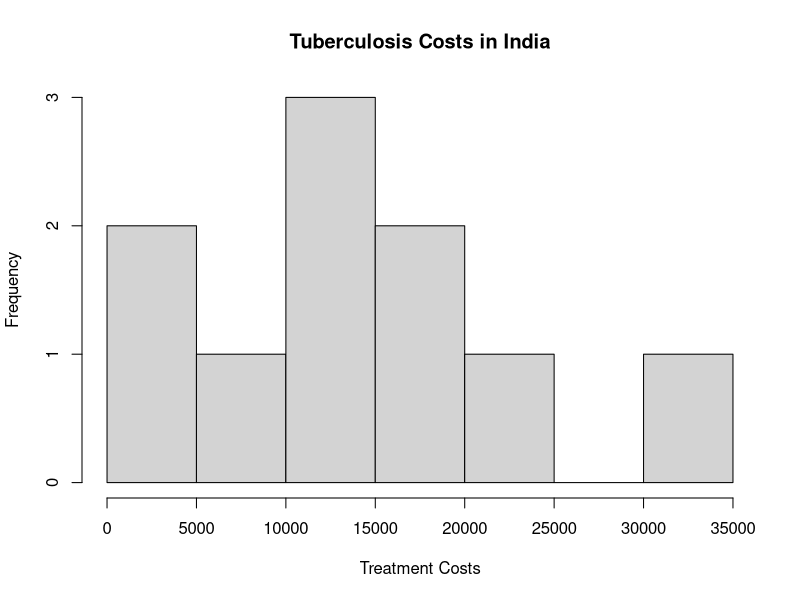

R code for this plot:
## ---- chunk 1
# Create a dataset with the costs from 10 randomly selected patients:
data <- c(15100, 19000, 4800, 6500, 14900, 600, 23500, 11500,12900, 32200)

# Create a histogram. We add x-axis labels using `xlab = ""` and a title `main = ""`
hist(data, xlab="Treatment Costs", main = "Tuberculosis Costs in India")


## ---- chunk 2

# Create a dataset called `data` with the costs from 10 randomly selected patients:
data <- c(15100, 19000, 4800, 6500, 14900, 600, 23500, 11500,12900, 32200)

mean(data)

## ---- chunk 3

median(data)

## ---- chunk 4

# Create a new dataset called data2:
data2 <- c(3,4,9,5,2,3,5,4,2,3,1,5,3,1,2,6,2,4,6,2,2,2,9,1,2,7,8)

# The `table()` function counts up all the times specific values show up.  This works for numbers or categories:
table(data2)

## ---- chunk 5

sort(table(data2))

